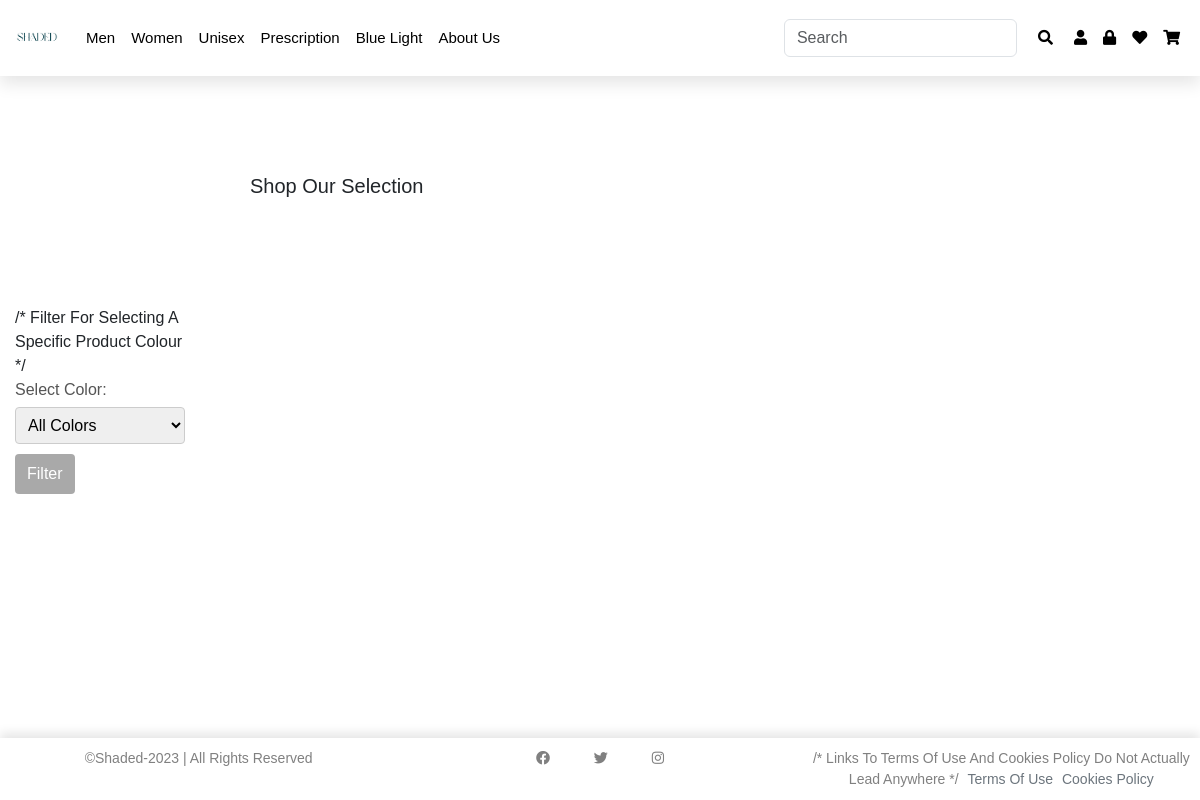
The app's page /shoppingOld.php, older data.
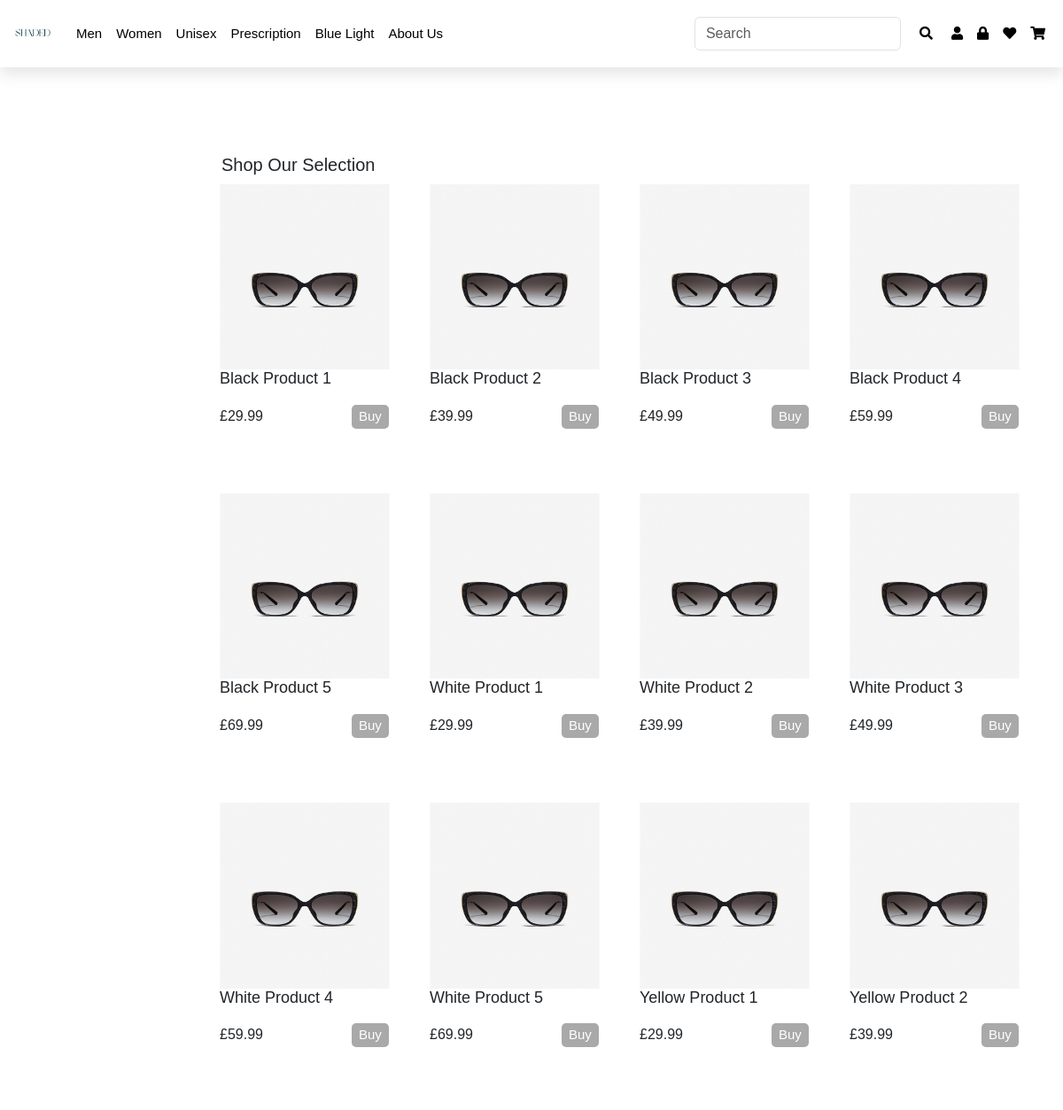
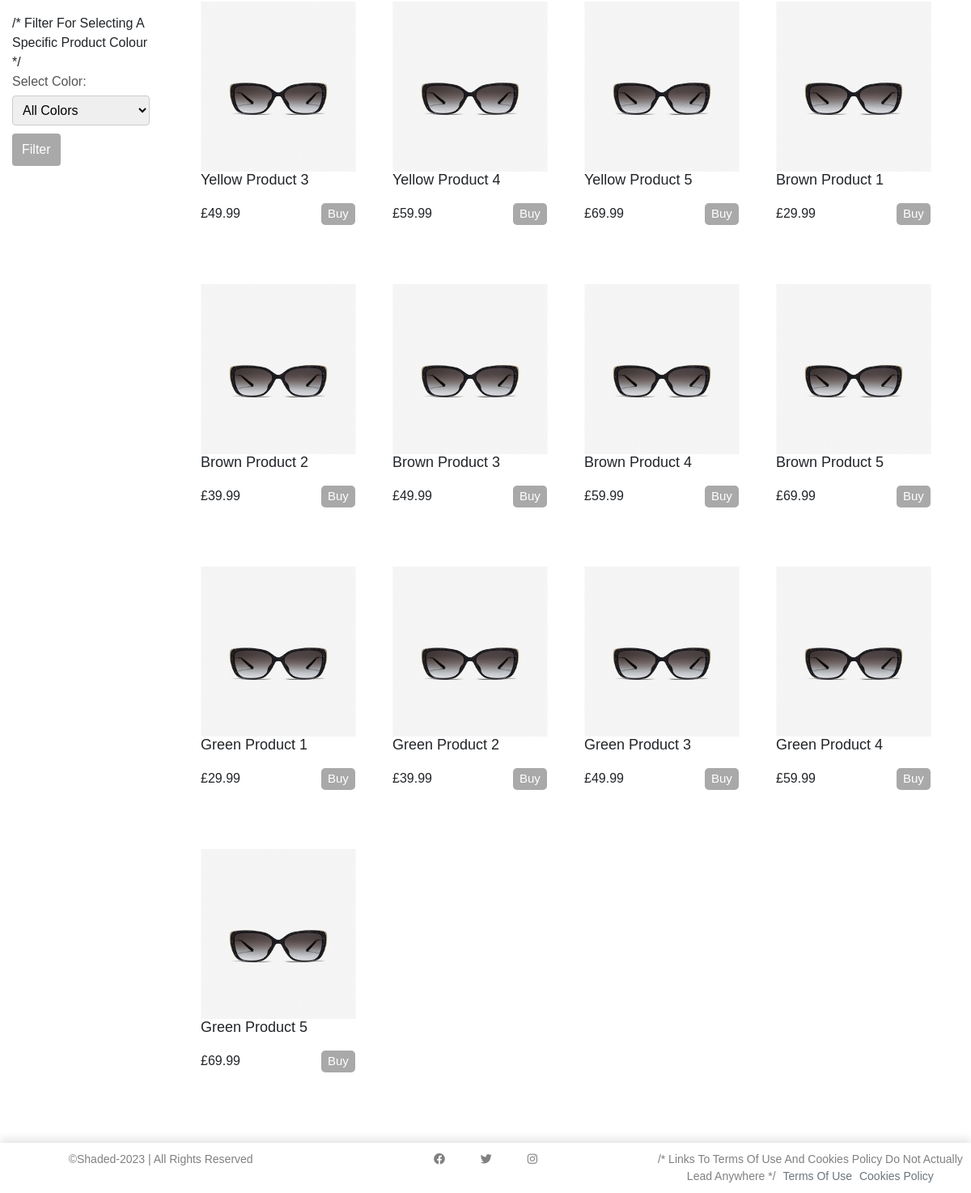
The same page, newer data (2 pictures, top to bottom).
### tables this page shows
CREATE TABLE `productdetails` (
  `product_id` int(11) NOT NULL,
  `product_name` varchar(100) NOT NULL,
  `price` decimal(6,2) NOT NULL,
  `stock` int(11) NOT NULL,
  `colour` enum('black','white','yellow','brown','green') NOT NULL,
  `category` enum('male','female','unisex','futuristic','blue_light') DEFAULT NULL,
  `image_id` int(11) DEFAULT NULL
);

### shoppingOld.php (the view, shortened to what this page needs)
<!DOCTYPE html>
<html lang="en">
<?php
require_once('connectdb.php');
$query = "SELECT * FROM productdetails";
$stmt = $db->prepare($query);
$result = $stmt->execute();
$products = $stmt->fetchAll(PDO::FETCH_ASSOC);
?>
<head>
    <link rel="stylesheet" href="https://cdnjs.cloudflare.com/ajax/libs/font-awesome/5.15.3/css/all.min.css">
    <link href="https://cdn.jsdelivr.net/npm/bootstrap@5.3.2/dist/css/bootstrap.min.css" rel="stylesheet"
>
</head>
<body>
<header>
        <nav class="navbar navbar-expand-sm w-100">
            <div class="container-fluid">
                <a href="homepage.php" class="navbar-brand logo">
                    <img src="shaded logo.png" alt="Shaded Logo">
                </a>
                <div class="collapse navbar-collapse" id="navbarMenuItems">
                    <ul class="navbar-nav me-auto mb-2 mb-lg-0">
                        <li class="nav-item dropdown">
                            <a class="nav-link dropdown-toggle" href="#" role="button" data-bs-toggle="dropdown" aria-expanded="false">
                                Men
                            </a>
                        </li>
                        <li class="nav-item dropdown">
                            <a class="nav-link dropdown-toggle" href="#" role="button" data-bs-toggle="dropdown" aria-expanded="false">
                                Women
                            </a>
                        </li>
                        <li class="nav-item dropdown">
                            <a class="nav-link dropdown-toggle" href="#" role="button" data-bs-toggle="dropdown" aria-expanded="false">
                                Unisex
                            </a>
                        </li>
                        <li class="nav-item dropdown">
                            <a class="nav-link dropdown-toggle" href="#" role="button" data-bs-toggle="dropdown" aria-expanded="false">
                                Prescription
                            </a>
                        </li>
                        <li class="nav-item dropdown">
                            <a class="nav-link dropdown-toggle" href="#" role="button" data-bs-toggle="dropdown" aria-expanded="false">
                                Blue Light
                            </a>
                        </li>
                        <li class="nav-item">
                            <a class="nav-link" href="aboutUs.php">About Us</a>
                        </li>
                    </ul>
                    <form class="d-flex" role="search">
                        <input class="form-control me-2" type="search" placeholder="Search" aria-label="Search" id="mySearchInput">
                        <button class="btn btn-outline-bg" type="submit">
                            <a href="#">
                                <i class="fas fa-search"></i>
                            </a>
                        </button>
                    </form>
                    <ul class="navbar-nav mw-auto mb-2 mb-lg-0">
                        <li class="nav-item dropdown">
                            <a class="nav-link dropdown-toggle" href="#" role="button" data-bs-toggle="dropdown" aria-expanded="false">
                                <i class="fas fa-user"></i>
                            </a>
                        </li>
                        <li class="nav-item dropdown">
                            <a class="nav-link dropdown-toggle" href="#" role="button" data-bs-toggle="dropdown" aria-expanded="false">
                                <i class="fas fa-lock"></i>
                            </a>
                        </li>
                        <li class="nav-item dropdown">
                            <a class="nav-link dropdown-toggle" href="#" role="button" data-bs-toggle="dropdown" aria-expanded="false">
                                <i class="fas fa-heart"></i>
                            </a>
                        </li>
                        <li class="nav-item dropdown">
                            <a class="nav-link dropdown-toggle" href="#" role="button" data-bs-toggle="dropdown" aria-expanded="false">
                                <i class="fas fa-shopping-cart"></i>
                            </a>
                        </li>
                    </ul>
                </div>
            </div>
        </nav>
    </header>
    <main>
    <div id="main">
    <div class="main-container">
        <div class="filter-container">
        /* filter for selecting a specific product colour */
<form method="post" action="">
    <label for="colorSelect">Select Color:</label>
    <select name="colorSelect" id="colorSelect">
        <option value="all">All Colors</option>
    </select>
    <button type="submitfilter">Filter</button>
</form>
        </div>
        <h2>Shop our Selection</h2>
    <div class="container">
    <div class="row">
        <?php foreach ($products as $product) : ?>
            <div class="col-sm-6 col-md-4 col-lg-3">
                <img src="MK-2161BU-0001_1.jpeg" width="90%" height="60%">
                <h3><?= $product['product_name'] ?></h3>
                <p> £<?= $product['price'] ?><span class="buy-button-container"><button class="buy-button" data-product-id="<?= $product['product_id'] ?>" data-color="<?= $product['colour'] ?>">Buy</button></span></p>
            </div>
        <?php endforeach; ?>
    </div>
</div>
    </div>
</main>
 <div class="container-fluid">
        <footer class="footer">
            <div class="row">
                <div class="col-md-4">
                    <div class="footer-text">
                        <p>&copy;Shaded-2023 | All Rights Reserved</p>
                    </div>
                </div>
                <div class="col-md-4">
                    <div class="social-icons">
                        <a href="https://www.facebook.com/" target="_blank"><i class="fab fa-facebook"></i></a>
                        <a href="https://twitter.com/" target="_blank"><i class="fab fa-twitter"></i></a>
                        <a href="https://instagram.com/" target="_blank"><i class="fab fa-instagram"></i></a>
                    </div>
                </div>
                <div class="col-md-4">
                    <div class="terms-links">
                        /* Links to Terms of use and cookies policy do not actually lead anywhere */
                        <a href="#">Terms of Use</a>
                        <a href="#">Cookies Policy</a>
                    </div>
                </div>
            </div>
        </footer>
    </div>
</body>
</html>

### shoppingOld.php (style rules this page uses)
.logo img { max-width: 100%; max-height: 50px; margin-left: auto; }
.fas { font-size: 15px; }
main { margin-top: 11vh; }
.filter-container { width: 200px; padding: 15px; position: fixed; left: 0; top: 50%; transform: translateY(-50%); }
label { display: block; margin-bottom: 5px; color: #555; }
select { width: 100%; padding: 8px; border: 1px solid #ccc; border-radius: 4px; box-sizing: border-box; margin-bottom: 10px; }
button[type="submitfilter"] { background-color: darkgrey; color: #fff; padding: 8px 12px; border: none; border-radius: 4px; cursor: pointer; }
.container-fluid { flex: 1; margin-top: auto; }
h3 { font-size: 18px; }
h2 { font-size: 20px; margin: 10px 0; margin-left: 14px; }
main { margin-top: 11vh; padding-top: 60px; }
#main { padding: 1rem; margin-left: 220px; }
.main-container { flex: 1; }
.buy-button { background-color: darkgrey; border: none; color: #fff; padding: 2px 8px; text-align: center; text-decoration: none; display: inline-block; font-size: 15px; margin: 10px 0; margin-left: 100px; cursor: pointer; border-radius: 5px; }
.footer { background-color: #fff; color: grey; padding: 10px; text-align: center; position: fixed; bottom: 0; left: 0; width: 100%; font-size: 14px; box-shadow: 0 -5px 10px rgba(0, 0, 0, 0.1); }
.social-icons a { margin: 0 20px; color: grey; font-size: 14px; }
.terms-links a { margin-left: 5px; color: #6c757d; text-decoration: none; }

Row changes from the older to the newer data that the page shows:
added productdetails: product_name "Black Product 1", price "29.99"
added productdetails: product_name "Black Product 2", price "39.99"
added productdetails: product_name "Black Product 3", price "49.99"
added productdetails: product_name "Black Product 4", price "59.99"
added productdetails: product_name "Black Product 5", price "69.99"
added productdetails: product_name "White Product 1", price "29.99"
added productdetails: product_name "White Product 2", price "39.99"
added productdetails: product_name "White Product 3", price "49.99"
added productdetails: product_name "White Product 4", price "59.99"
added productdetails: product_name "White Product 5", price "69.99"
added productdetails: product_name "Yellow Product 1", price "29.99"
added productdetails: product_name "Yellow Product 2", price "39.99"
added productdetails: product_name "Yellow Product 3", price "49.99"
added productdetails: product_name "Yellow Product 4", price "59.99"
added productdetails: product_name "Yellow Product 5", price "69.99"
added productdetails: product_name "Brown Product 1", price "29.99"
added productdetails: product_name "Brown Product 2", price "39.99"
added productdetails: product_name "Brown Product 3", price "49.99"
added productdetails: product_name "Brown Product 4", price "59.99"
added productdetails: product_name "Brown Product 5", price "69.99"
added productdetails: product_name "Green Product 1", price "29.99"
added productdetails: product_name "Green Product 2", price "39.99"
added productdetails: product_name "Green Product 3", price "49.99"
added productdetails: product_name "Green Product 4", price "59.99"
added productdetails: product_name "Green Product 5", price "69.99"
